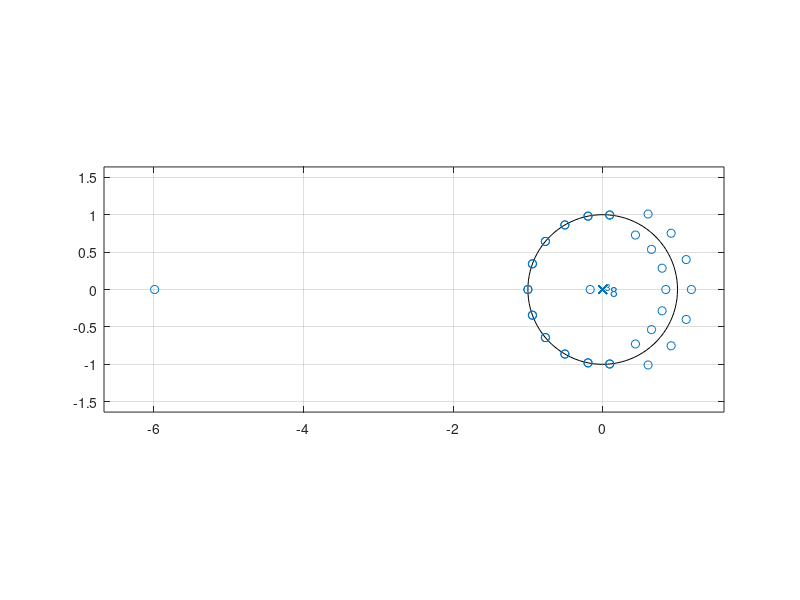
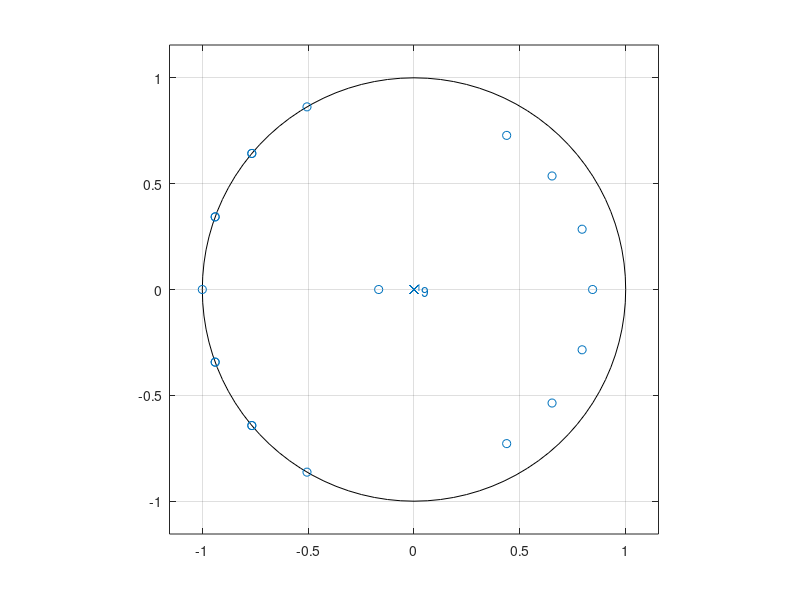
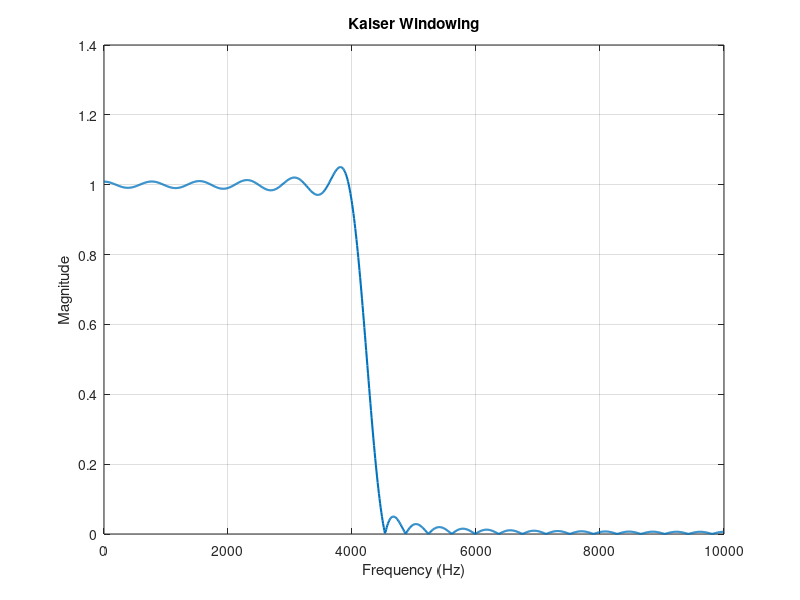
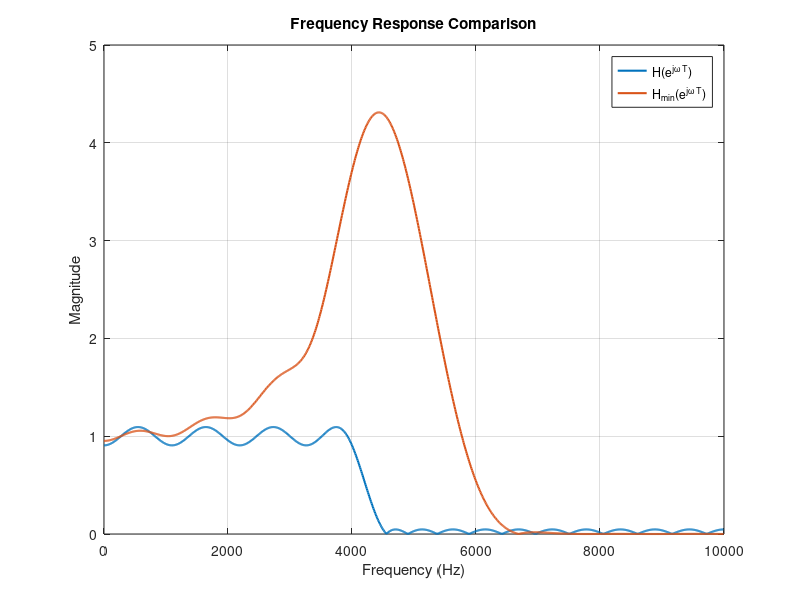

Reproduce these figures in MATLAB, in order.
fsamp = 20000;
fcuts = [4000 4500];
mags = [1 0]; 
devs = [0.1 0.05];

%% Kaiser Design
[n1,Wn,beta,ftype] = kaiserord(fcuts,mags,devs,fsamp);
n1 = n1 + rem(n1,2);
hh = fir1(n1,Wn,ftype,kaiser(n1+1,beta),"noscale");
fprintf('Kaiser Order %d\n', n1);

[H1,f] = freqz(hh,1,1024,fsamp);

%% Step 1: Parks-McClellan Design
[n2,fo,ao,w] = firpmord(fcuts,mags,devs,fsamp);
n2 = n2 + rem(n2,2);
b = firpm(n2,fo,ao,w);
fprintf('Parks-McClellan Order %d\n', n2);
fprintf('Parks-McClellan Order %d\n', size(b));
[H2,f] = freqz(b,1,1024,fsamp);
%disp(H2);
Hmag = abs(H2);

% Passband indices
pb = f <= 4000;

% Stopband indices
sb = f >= 4500;

% Step 2: Actual ripples stop and pass band
delta_p_actual = max(abs(Hmag(pb) - 1));
delta_s_actual = max(Hmag(sb));

% Step 3: Add the stopband delta to h[n] at the center tap (time domain)
M = n2;
center = M/2 + 1;
b_new = b;
disp(b_new)
b_new(center) = b_new(center) + delta_s_actual;

% Plot original zeros vs modified for min phase
tol = 1e-8;
z = roots(b_new); %plot with x's
r = abs(z);
figure
zplane(b_new, 1);
% Step 4 and 5: Only keep roots inside and on unit circle, Remove half of the zeros on the unit circle 
on_uc = z(abs(r - 1) <= tol);
inside_uc = z(r < 1 - tol);
n_uc = size(on_uc,1) / 2; %number to remove
z = [on_uc(1:n_uc); inside_uc];


r = abs(z);

% Recreate the coefficients using the poly function
b_temp = poly(z);
[Htemp,~] = freqz(b_temp,1,1024,fsamp);
gain = sqrt(abs(H2(1))) / abs(Htemp(1));
disp(gain);
b_temp = b_temp * gain;
figure
zplane(b_temp, 1);
[H2_new,f] = freqz(b_temp,1,1024,fsamp);
Hmag_new = abs(H2_new);
fprintf('Actual passband ripple (before) = %f\n', delta_p_actual);
fprintf('Actual stopband ripple (before) = %f\n', delta_s_actual);

delta_p_after = max(abs(Hmag_new(pb) - 1));
delta_s_after = max(Hmag_new(sb));

fprintf('Actual passband ripple (after)  = %f\n', delta_p_after);
fprintf('Actual stopband ripple (after)  = %f\n', delta_s_after);
fprintf('ORDER (after)  = %f\n', size(b_temp));
%% Plot Only Kaiser Windowing
figure
plot(f,abs(H1),'LineWidth',1.5)
grid on
xlabel('Frequency (Hz)')
ylabel('Magnitude')
title('Kaiser Windowing')
%% Plot Both
figure
plot(f,abs(H2),'LineWidth',1.5)
hold on
plot(f,abs(H2_new),'LineWidth',1.5)
grid on
xlabel('Frequency (Hz)')
ylabel('Magnitude')
legend('H(e^{j\omega T})','H_{min}(e^{j\omega T})')
title('Frequency Response Comparison')
